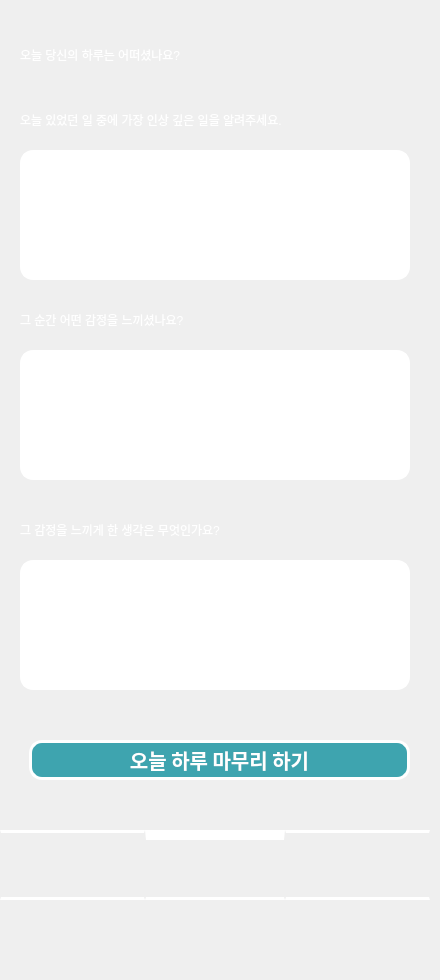
   <widget class="QWidget" name="emotion_write">
    <widget class="QLabel" name="label_38">
     <property name="geometry">
      <rect>
       <x>0</x>
       <y>0</y>
       <width>431</width>
       <height>971</height>
      </rect>
     </property>
     <property name="styleSheet">
      <string notr="true">background-image: url(:/new/prefix1/resources/Dream Whale_.png);</string>
     </property>
     <property name="text">
      <string/>
     </property>
    </widget>
    <widget class="QLabel" name="label_39">
     <property name="geometry">
      <rect>
       <x>20</x>
       <y>30</y>
       <width>341</width>
       <height>50</height>
      </rect>
     </property>
     <property name="styleSheet">
      <string notr="true">font: 700 20pt &quot;Gaegu&quot;;
color: rgb(255, 255, 255);</string>
     </property>
     <property name="text">
      <string>오늘 당신의 하루는 어떠셨나요?</string>
     </property>
    </widget>
    <widget class="QLabel" name="label_40">
     <property name="geometry">
      <rect>
       <x>20</x>
       <y>100</y>
       <width>391</width>
       <height>40</height>
      </rect>
     </property>
     <property name="styleSheet">
      <string notr="true">font: 700 13pt &quot;Gaegu&quot;;
color: rgb(255, 255, 255);</string>
     </property>
     <property name="text">
      <string>오늘 있었던 일 중에 가장 인상 깊은 일을 알려주세요.</string>
     </property>
    </widget>
    <widget class="QTextEdit" name="answer1">
     <property name="geometry">
      <rect>
       <x>20</x>
       <y>150</y>
       <width>390</width>
       <height>130</height>
      </rect>
     </property>
     <property name="styleSheet">
      <string notr="true">color:black;
background-color: rgb(255, 255, 255);
border: 2px solid rgb(255, 255, 255);
font: 700 9pt &quot;Gadugi&quot;;
border-radius: 13px; 
padding: 1px 10px; </string>
     </property>
     <property name="html">
      <string>&lt;!DOCTYPE HTML PUBLIC &quot;-//W3C//DTD HTML 4.0//EN&quot; &quot;http://www.w3.org/TR/REC-html40/strict.dtd&quot;&gt;
&lt;html&gt;&lt;head&gt;&lt;meta name=&quot;qrichtext&quot; content=&quot;1&quot; /&gt;&lt;meta charset=&quot;utf-8&quot; /&gt;&lt;style type=&quot;text/css&quot;&gt;
p, li { white-space: pre-wrap; }
hr { height: 1px; border-width: 0; }
li.unchecked::marker { content: &quot;\2610&quot;; }
li.checked::marker { content: &quot;\2612&quot;; }
&lt;/style&gt;&lt;/head&gt;&lt;body style=&quot; font-family:'Gadugi'; font-size:9pt; font-weight:700; font-style:normal;&quot;&gt;
&lt;p style=&quot;-qt-paragraph-type:empty; margin-top:0px; margin-bottom:0px; margin-left:0px; margin-right:0px; -qt-block-indent:0; text-indent:0px; font-size:11pt;&quot;&gt;&lt;br /&gt;&lt;/p&gt;&lt;/body&gt;&lt;/html&gt;</string>
     </property>
    </widget>
    <widget class="QLabel" name="label_41">
     <property name="geometry">
      <rect>
       <x>20</x>
       <y>300</y>
       <width>391</width>
       <height>40</height>
      </rect>
     </property>
     <property name="styleSheet">
      <string notr="true">font: 700 13pt &quot;Gaegu&quot;;
color: rgb(255, 255, 255);</string>
     </property>
     <property name="text">
      <string>그 순간 어떤 감정을 느끼셨나요?</string>
     </property>
    </widget>
    <widget class="QTextEdit" name="answer2">
     <property name="geometry">
      <rect>
       <x>20</x>
       <y>350</y>
       <width>390</width>
       <height>130</height>
      </rect>
     </property>
     <property name="styleSheet">
      <string notr="true">color:black;
background-color: rgb(255, 255, 255);
border: 2px solid rgb(255, 255, 255);
font: 700 9pt &quot;Gadugi&quot;;
border-radius: 13px; 
padding: 1px 10px; </string>
     </property>
    </widget>
    <widget class="QLabel" name="label_42">
     <property name="geometry">
      <rect>
       <x>20</x>
       <y>510</y>
       <width>391</width>
       <height>40</height>
      </rect>
     </property>
     <property name="styleSheet">
      <string notr="true">font: 700 13pt &quot;Gaegu&quot;;
color: rgb(255, 255, 255);</string>
     </property>
     <property name="text">
      <string>그 감정을 느끼게 한 생각은 무엇인가요?</string>
     </property>
    </widget>
    <widget class="QTextEdit" name="answer3">
     <property name="geometry">
      <rect>
       <x>20</x>
       <y>560</y>
       <width>390</width>
       <height>130</height>
      </rect>
     </property>
     <property name="styleSheet">
      <string notr="true">color:black;
background-color: rgb(255, 255, 255);
border: 2px solid rgb(255, 255, 255);
font: 700 9pt &quot;Gadugi&quot;;
border-radius: 13px; 
padding: 1px 10px; </string>
     </property>
    </widget>
    <widget class="QPushButton" name="close_myday_Btn">
     <property name="geometry">
      <rect>
       <x>29</x>
       <y>740</y>
       <width>381</width>
       <height>40</height>
      </rect>
     </property>
     <property name="font">
      <font>
       <family>Gaegu</family>
       <pointsize>15</pointsize>
       <italic>false</italic>
       <bold>true</bold>
      </font>
     </property>
     <property name="styleSheet">
      <string notr="true">color: rgb(255, 255, 255);
background-color: rgb(62, 164, 175);
border: 3px solid rgb(255, 255, 255);
border-radius: 13px; 
font: 700 15pt &quot;Gaegu&quot;;
padding: 1px 10px; </string>
     </property>
     <property name="text">
      <string>오늘 하루 마무리 하기</string>
     </property>
     <property name="flat">
      <bool>true</bool>
     </property>
    </widget>
    <widget class="QPushButton" name="center_home_menu">
     <property name="geometry">
      <rect>
       <x>0</x>
       <y>830</y>
       <width>145</width>
       <height>70</height>
      </rect>
     </property>
     <property name="styleSheet">
      <string notr="true">image: url(:/new/prefix1/resources/home.png);
background-color: rgba(0, 0, 0, 0);
border-top: 3px solid rgb(255, 255, 255);
border-bottom: 3px solid rgb(255, 255, 255);
padding: 5px 10px;</string>
     </property>
     <property name="text">
      <string/>
     </property>
     <property name="iconSize">
      <size>
       <width>75</width>
       <height>75</height>
      </size>
     </property>
     <property name="checkable">
      <bool>false</bool>
     </property>
     <property name="flat">
      <bool>true</bool>
     </property>
    </widget>
    <widget class="QPushButton" name="pushButton_16">
     <property name="geometry">
      <rect>
       <x>145</x>
       <y>830</y>
       <width>140</width>
       <height>70</height>
      </rect>
     </property>
     <property name="styleSheet">
      <string notr="true">image: url(:/new/prefix1/resources/select_book.png);
background-color: rgba(0, 0, 0, 0);
border-top: 10px solid rgb(255, 255, 255);
border-bottom: 3px solid rgb(255, 255, 255);
padding: 5px 10px;</string>
     </property>
     <property name="text">
      <string/>
     </property>
     <property name="iconSize">
      <size>
       <width>75</width>
       <height>75</height>
      </size>
     </property>
     <property name="flat">
      <bool>true</bool>
     </property>
    </widget>
    <widget class="QPushButton" name="center_setting_menu">
     <property name="geometry">
      <rect>
       <x>285</x>
       <y>830</y>
       <width>145</width>
       <height>70</height>
      </rect>
     </property>
     <property name="styleSheet">
      <string notr="true">image: url(:/new/prefix1/resources/setting.png);
background-color: rgba(0, 0, 0, 0);
border-top: 3px solid rgb(255, 255, 255);
border-bottom: 3px solid rgb(255, 255, 255);
padding: 5px 10px;</string>
     </property>
     <property name="text">
      <string/>
     </property>
     <property name="iconSize">
      <size>
       <width>75</width>
       <height>75</height>
      </size>
     </property>
     <property name="flat">
      <bool>true</bool>
     </property>
    </widget>
   </widget>
